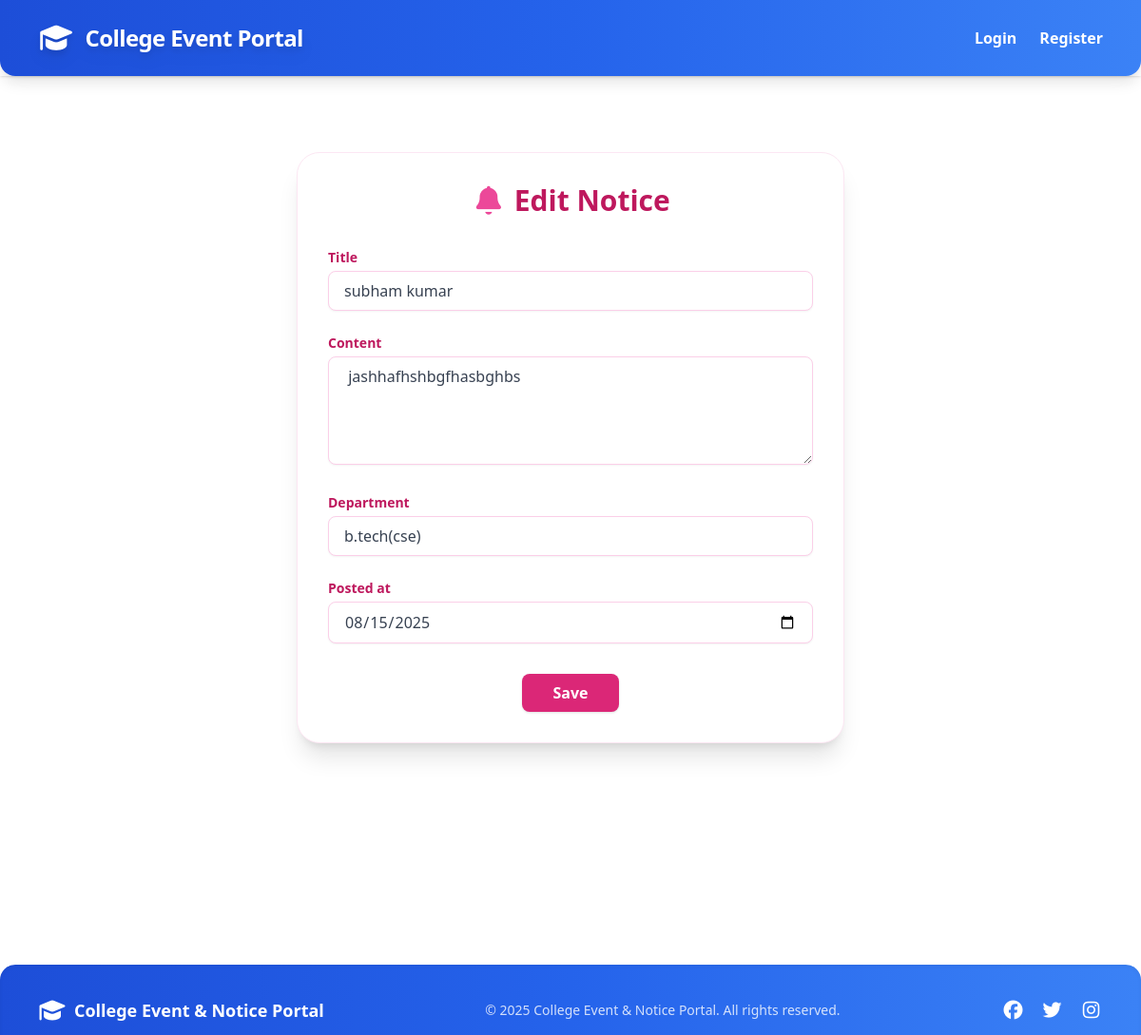
The app's page /notice/edit/2 with its own data.
### app.py (models this page shows, shortened)
class Notice(db.Model):
    id= db.Column(db.Integer, primary_key=True)
    title= db.Column(db.String(512))
    content= db.Column(db.String(512))
    department = db.Column(db.String(64))
    posted_at = db.Column(db.DateTime, default=datetime.datetime.now)

### app.py (the view)
@app.route("/notice/edit/<int:id>")
def edit_notice(id):
    notice = Notice.query.get(id)
    return render_template('notice/edit.html' , notice=notice)

### templates/notice/edit.html (shortened to what this page needs)
{% extends "layout.html" %}
{% block content %}
<div class="max-w-xl mx-auto bg-white rounded-3xl shadow-xl p-8 mt-10 border border-pink-100">
    <h1 class="text-3xl font-extrabold text-pink-700 text-center mb-8 flex items-center justify-center gap-2">
        <i class="fa-solid fa-bell text-pink-500"></i>
        Edit Notice
    </h1>
    <form method="post" class="space-y-6">
        <div>
            <label for="title" class="block text-sm font-bold text-pink-700 mb-1">Title</label>
            <input type="text" name="title" id="title" placeholder="Enter notice title" required
                value="{{notice.title}}"
                class="w-full px-4 py-2 rounded-lg border border-pink-200 focus:ring-2 focus:ring-pink-400 focus:outline-none text-gray-700 shadow-sm text-base transition" />
        </div>
        <div>
            <label for="content" class="block text-sm font-bold text-pink-700 mb-1">Content</label>
            <textarea name="content" id="content" rows="4" required placeholder="Notice content"
                class="w-full px-4 py-2 rounded-lg border border-pink-200 focus:ring-2 focus:ring-pink-400 focus:outline-none text-gray-700 shadow-sm text-base transition">{{ notice.content }}</textarea>
        </div>
        <div>
            <label for="department" class="block text-sm font-bold text-pink-700 mb-1">Department</label>
            <input type="text" name="department" id="department" placeholder="Enter department" required
                value="{{notice.department}}"
                class="w-full px-4 py-2 rounded-lg border border-pink-200 focus:ring-2 focus:ring-pink-400 focus:outline-none text-gray-700 shadow-sm text-base transition" />
        </div>
        <div>
            <label for="posted_at" class="block text-sm font-bold text-pink-700 mb-1">Posted at</label>
            <input type="date" name="posted_at" id="posted_at" required
                value="{{ notice.posted_at.strftime('%Y-%m-%d') }}"
                class="w-full px-4 py-2 rounded-lg border border-pink-200 focus:ring-2 focus:ring-pink-400 focus:outline-none text-gray-700 shadow-sm text-base transition" />
        </div>
        <div class="flex justify-center">
            <input type="submit" value="Save"
                class="px-8 py-2 rounded-lg bg-pink-600 text-white font-bold hover:bg-pink-700 shadow transition cursor-pointer mt-2">
        </div>
    </form>
</div>
{% endblock %}

### records on screen
Notice: title "subham kumar", content "jashhafhshbgfhasbghbs", department "b.tech(cse)", posted_at "08/15/2025"
